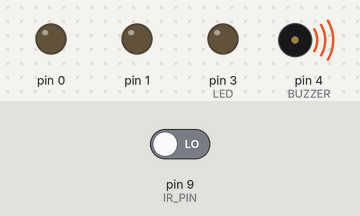
The sketch below on a simulated Arduino Uno, built with avr-gcc and run on an emulated ATmega328P. On the bench: output pins drawn as LEDs (lit = HIGH), buzzer (waves = sounding, pin HIGH). The test bench sets the inputs (shaded band); at power-on: pin 9 (IR_PIN) LOW.

Above: at 2.2 s.
2.3 s: pin 9 (IR_PIN) driven HIGH
At 4.1 s:
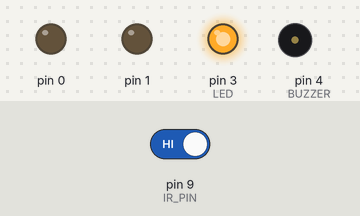
4.5 s: pin 9 (IR_PIN) driven LOW
At 5.6 s:
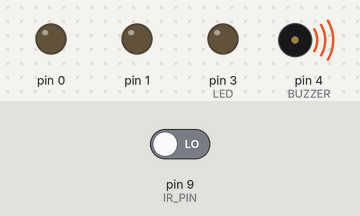
Timing chart, 0 to 7.5 s (numbered marks = the images above; inputs shaded):
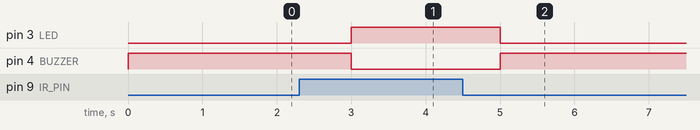

Measured:
- after the input at 2.3 s, pin 3 (LED): LOW → HIGH after 0.70 s; pin 4 (BUZZER): HIGH → LOW after 0.70 s
- after the input at 4.5 s, pin 3 (LED): HIGH → LOW after 0.50 s; pin 4 (BUZZER): LOW → HIGH after 0.50 s

The sketch:

Practical_No_10.ino
```cpp
#include <Arduino.h>
#define IR_PIN 9
#define LED 3
#define BUZZER 4

void setup()
{
  pinMode(IR_PIN, INPUT);
  pinMode(LED, OUTPUT);
  pinMode(BUZZER, OUTPUT);

  pinMode(0, OUTPUT);
  pinMode(1, OUTPUT);
  digitalWrite(0, LOW);
  digitalWrite(1, LOW);

  digitalWrite(LED, LOW);
  digitalWrite(BUZZER, HIGH);
  delay(1000);
}

void loop()
{
  if (digitalRead(IR_PIN))
  {
    digitalWrite(LED, HIGH);
    digitalWrite(BUZZER, LOW);
  }
  else
  {
    digitalWrite(LED, LOW);
    digitalWrite(BUZZER, HIGH);
  }
  delay(1000);
}
```
